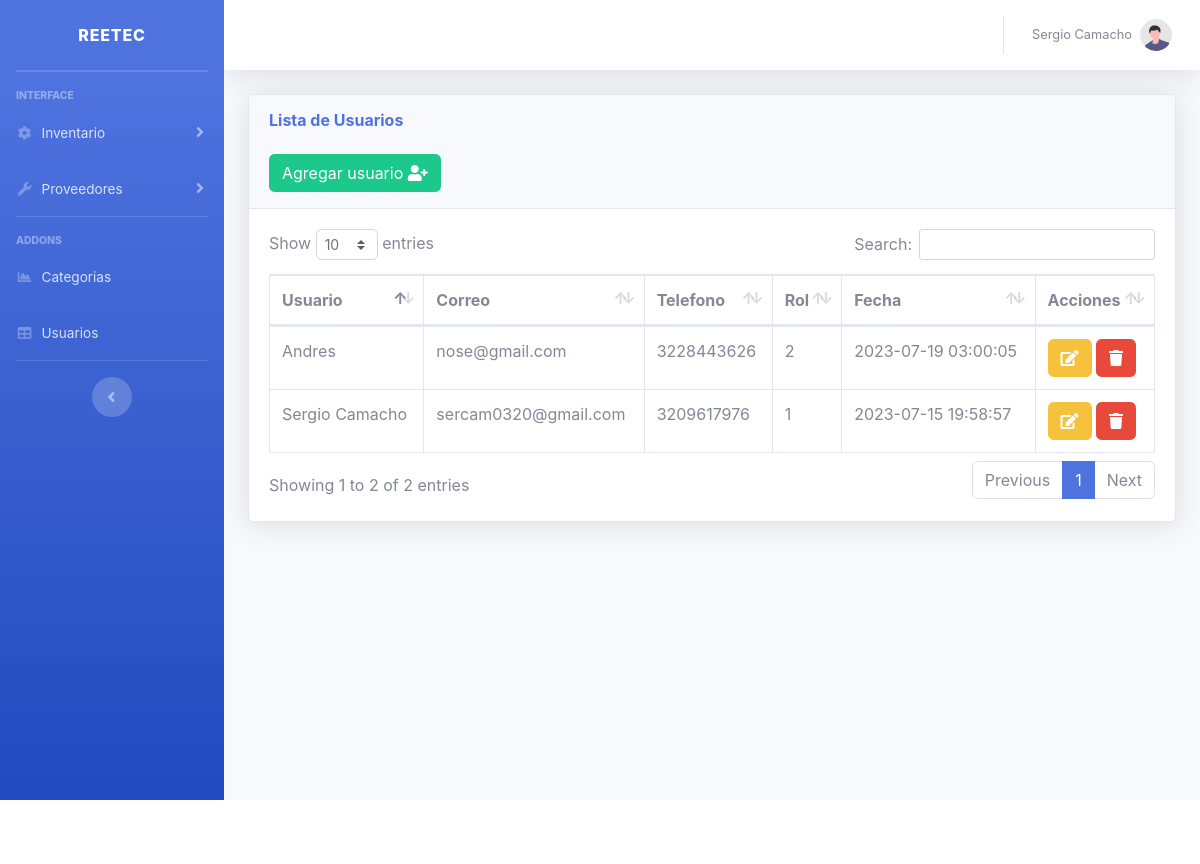
The page /views/usuarios.php (signed in) on the database its author committed.
### tables this page shows
CREATE TABLE `users` (
  `id` int(11) NOT NULL,
  `usuario` varchar(50) NOT NULL,
  `correo` varchar(50) NOT NULL,
  `telefono` varchar(50) NOT NULL,
  `password` varchar(300) NOT NULL,
  `fecha` timestamp NOT NULL DEFAULT current_timestamp() ON UPDATE current_timestamp(),
  `id_rol` int(11) NOT NULL
);

### views/usuarios.php (the view, shortened to what this page needs)
<?php include "../includes/header.php"; ?>
<body id="page-top">
    <div class="container-fluid">
        <div class="card shadow mb-4">
            <div class="card-header py-3">
                <h6 class="m-0 font-weight-bold text-primary">Lista de Usuarios</h6>
                <br>
                <button type="button" class="btn btn-success" data-toggle="modal" data-target="#user">
                    <span class="glyphicon glyphicon-plus"></span> Agregar usuario <i class="fa fa-user-plus"></i> </a></button>
            </div>
            <div class="card-body">
                <div class="table-responsive">
                    <table class="table table-bordered" id="dataTable" width="100%" cellspacing="0">
                        <thead>
                            <tr>
                                <th>Usuario</th>
                                <th>Correo</th>
                                <th>Telefono</th>
                                <th>Rol</th>
                                <th>Fecha</th>
                                <th>Acciones</th>
                            </tr>
                        </thead>
                        <tbody>
                            <?php
                            require_once("../includes/db.php");
                            $result = mysqli_query($conexion, "SELECT * FROM users ");
                            while ($fila = mysqli_fetch_assoc($result)) :
                            ?>
                                <tr>
                                    <td><?php echo $fila['usuario']; ?></td>
                                    <td><?php echo $fila['correo']; ?></td>
                                    <td><?php echo $fila['telefono']; ?></td>
                                    <td><?php echo $fila['id_rol']; ?></td>
                                    <td><?php echo $fila['fecha']; ?></td>
                                    <td>
                                        <button type="button" class="btn btn-warning" data-toggle="modal" data-target="#editar<?php echo $fila['id']; ?>">
                                            <i class="fa fa-edit "></i>
                                        </button>
                                        <a href="../includes/eliminar_user.php?id=<?php echo $fila['id'] ?>" class="btn btn-danger btn-del">
                                            <i class="fa fa-trash "></i></a>
                                    </td>
                                </tr>
                            <?php endwhile; ?>
                        </tbody>
                    </table>
                </div>
            </div>
        </div>
    </div>
    </div>
    </div>
    </div>
</body>
<?php include "../includes/footer.php"; ?>
</html>

### rows shown on the page
users: usuario "Sergio Camacho", correo "sercam0320@gmail.com", telefono "3209617976", id_rol "1", fecha "2023-07-15 19:58:57"
users: usuario "Andres", correo "nose@gmail.com", telefono "3228443626", id_rol "2", fecha "2023-07-19 03:00:05"

### other values the page prints
$_SESSION['usuario'] "Sergio Camacho"
